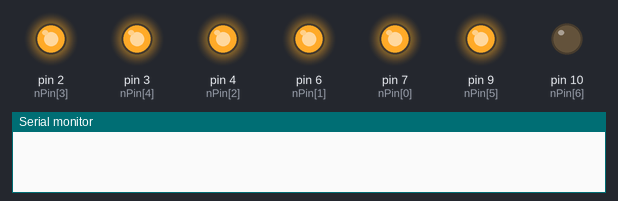
Simulated run of this sketch. Board: Arduino Uno, built with avr-gcc and run on an emulated ATmega328P. On the bench: output pins drawn as LEDs (lit = HIGH), the last lines printed to the serial monitor. Pins used as bus, display or sensor lines are not drawn.

Above: at 2.5 s.
At 8.3 s:
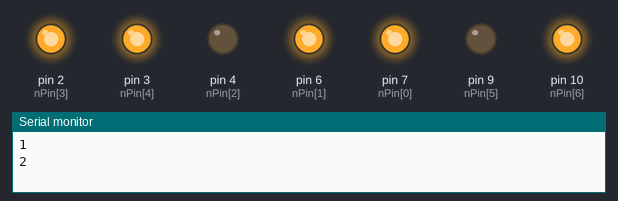
At 11.2 s:
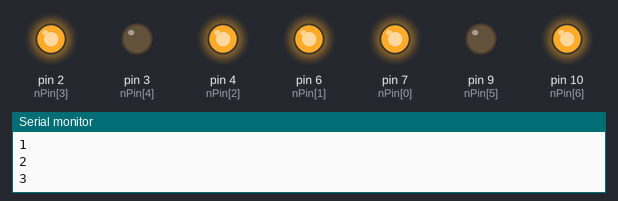
At 19.9 s:
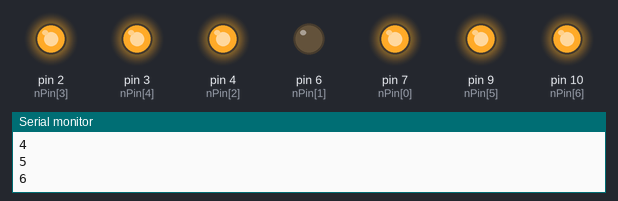
At 31.4 s:
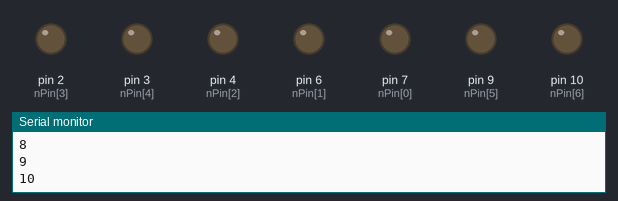
At 37.3 s:
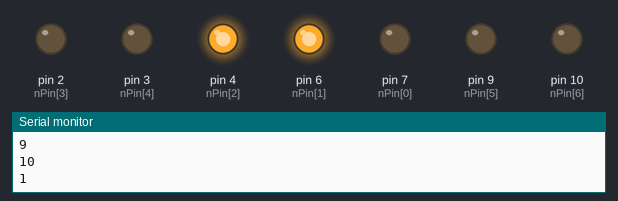
Timing chart, 0 to 40.0 s (numbered marks = the images above):
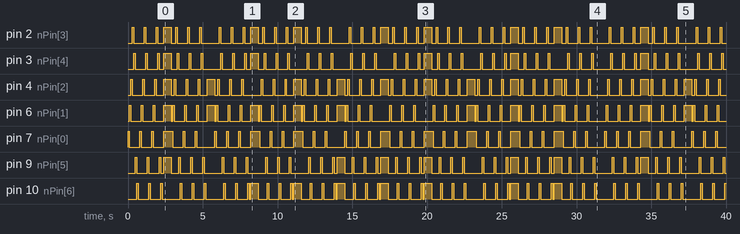

Measured:
- by itself, pin 2 (nPin[3]): LOW → HIGH at 0.30 s, → LOW 0.10 s later, → HIGH 0.70 s later, → LOW 0.10 s later, … (100 changes in this stretch)
- by itself, pin 3 (nPin[4]): LOW → HIGH at 0.40 s, → LOW 0.10 s later, → HIGH 0.70 s later, → LOW 0.10 s later, … (94 changes in this stretch)
- by itself, pin 4 (nPin[2]): LOW → HIGH at 0.20 s, → LOW 0.10 s later, → HIGH 0.70 s later, → LOW 0.10 s later, … (106 changes in this stretch)
- by itself, pin 6 (nPin[1]): LOW → HIGH at 0.10 s, → LOW 0.10 s later, → HIGH 0.70 s later, → LOW 0.10 s later, … (104 changes in this stretch)
- by itself, pin 7 (nPin[0]): moves between LOW and HIGH, repeating every 15.3 s
- by itself, pin 9 (nPin[5]): LOW → HIGH at 0.50 s, → LOW 0.10 s later, → HIGH 0.70 s later, → LOW 0.10 s later, … (98 changes in this stretch)
- by itself, pin 10 (nPin[6]): LOW → HIGH at 0.60 s, → LOW 0.10 s later, → HIGH 0.70 s later, → LOW 0.10 s later, … (97 changes in this stretch)

The sketch:

_7Segmenti.ino
```cpp
/*******************************************************
*@Author Gazi Adnan Latif.
*@Brief Uscita numeri da 1 a 9 con display a 7 segmenti.
*@Date 27/03/2017
*******************************************************/

const int matriceCod[10][7] = {
  {1, 1, 1, 1, 1, 1, 0}, //0
  {0, 1, 1, 0, 0, 0, 0}, //1
  {1, 1, 0, 1, 1, 0, 1}, //2
  {1, 1, 1, 1, 0, 0, 1}, //3
  {0, 1, 1, 0, 0, 1, 1}, //4
  {1, 0, 1, 1, 0, 1, 1}, //5
  {1, 0, 1, 1, 1, 1, 1}, //6
  {1, 1, 1, 0, 0, 0, 0}, //7
  {1, 1, 1, 1, 1, 1, 1}, //8
  {1, 1, 1, 1, 0, 1, 1}, //9
};

int nPin[8] = {7, 6, 4, 2, 3, 9, 10};
int cont = 0;

void setup() {
  Serial.begin(9600);
  for (int i = 0; i < 8; i++) {
    pinMode(nPin[i], OUTPUT);
  }
}

void loop() {
  for (int i = 0; i < 3; i++) {
    for (int i = 0; i < 8; i++) {
      digitalWrite(nPin[i], HIGH);
      delay(100);
      digitalWrite(nPin[i], LOW);
    }
  }

  for (int i = 0; i < 7; i++) {
    if (matriceCod[cont][i] == 1) {
      digitalWrite(nPin[i], HIGH);
    }
  }
  delay(500);
  for (int i = 0; i < 7; i++) {
    if (matriceCod[cont][i] == 1) {
      digitalWrite(nPin[i], LOW);
    }
  }
  if (cont < 10) {
    cont++;
    Serial.println(cont);
  } else {
    cont = 0;
  }
}
```
